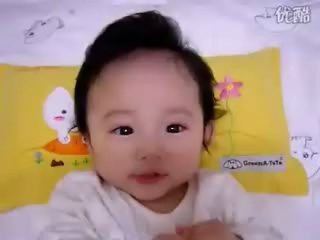
//> input picture FaceDetection/test.jpg, 320 x 240 px
$ ./FaceDetection   (built with g++ and OpenCV 4)
//> lines starting //> are read from the running program, lines starting //| are printed output that depends on the picture
### FaceDetection/stdafx.h
// stdafx.h : 标准系统包含文件的包含文件，
// 或是经常使用但不常更改的
// 特定于项目的包含文件
//

#pragma once

#include "targetver.h"

#include <stdio.h>
#include <tchar.h>


// TODO: 在此处引用程序需要的其他头文件

### FaceDetection/FaceDetection.cpp
// exp0515_2.cpp : 定义控制台应用程序的入口点。
//

#include "stdafx.h"
#include "cv.h"
#include "highgui.h"
#include <vector>
using namespace std;
using namespace cv;

int main( int argc, char** argv )
{
	CvCapture* capture = 0;

	CascadeClassifier  cascade ;		//分类器
	CascadeClassifier cascadeMouth;

	const char* cascade_name = "haarcascade_frontalface_alt2.xml";
	const char* cascade_mouth_name = "haarcascade_mcs_mouth.xml";


	if( !cascade.load(cascade_name) )		//加载分类器出错
	{
		fprintf( stderr, "ERROR: Could not load classifier cascade\n" );
		fprintf( stderr,
			"Usage: facedetect --cascade=\"<cascade_path>\" [filename|camera_index]\n" );
		return -1;
	}

	if( !cascadeMouth.load(cascade_mouth_name) )		//加载分类器出错
	{
		fprintf( stderr, "ERROR: Could not load classifier cascade\n" );
		fprintf( stderr,
			"Usage: facedetect --cascade=\"<cascade_path>\" [filename|camera_index]\n" );
		return -1;
	}

	cvNamedWindow( "result", 1 );  //创建窗口

	IplImage *pImg = cvLoadImage("test.jpg");
//> pImg is the input picture: 240 rows x 320 cols, CV_8UC3; mean B, G, R 132.6, 143.7, 168.5
	IplImage* gray = cvCreateImage( cvSize(pImg->width,pImg->height), 8, 1 );

	//添加代码：图像预处理
	cvCvtColor( pImg, gray, CV_BGR2GRAY );
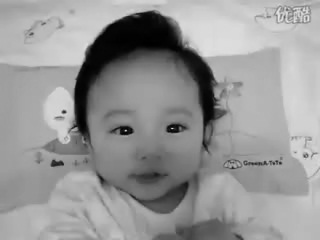
//> gray: 240 rows x 320 cols, CV_8UC1; min 0, max 233, mean 149.9
    cvEqualizeHist(gray, gray);
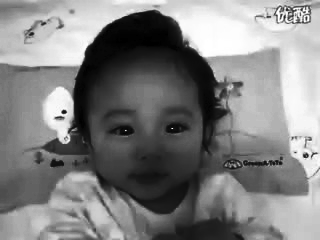
//> gray: 240 rows x 320 cols, CV_8UC1; min 0, max 255, mean 128.6

	std::vector<Rect> faces;
	std::vector<Rect> mouth;

	//添加代码：检测图像中的目标!
//> (the run ends here: the program needs code that is not available in this run, at `cascade.detectMultiScale(gray,faces,1.1,2,0|CV_HAAR_SCALE_IMAGE,Size(8..`)
